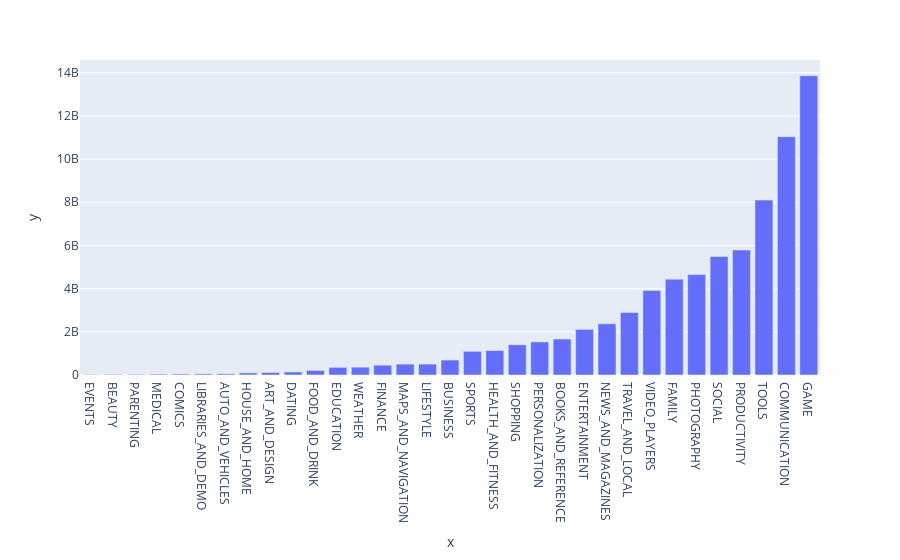

Notebook code cell kept with this figure:
### Markdown cell above
### Vertical Bar Chart - Highest Competition (Number of Apps)

### Code cell
v_bar = px.bar(y = category_installs['Installs'], x = category_installs.index)
v_bar.show()

### Figure 1 — Plotly figure (JSON) as saved in the notebook; plotly's stock layout.template omitted (floating-point values rounded to 4 significant figures)
{"data": [{"alignmentgroup": "True", "hovertemplate": "x=%{x}<br>y=%{y}<extra></extra>", "legendgroup": "", "marker": {"color": "#636efa", "pattern": {"shape": ""}}, "name": "", "offsetgroup": "", "orientation": "v", "showlegend": false, "textposition": "auto", "type": "bar", "x": ["EVENTS", "BEAUTY", "PARENTING", "MEDICAL", "COMICS", "LIBRARIES_AND_DEMO", "AUTO_AND_VEHICLES", "HOUSE_AND_HOME", "ART_AND_DESIGN", "DATING", "FOOD_AND_DRINK", "EDUCATION", "WEATHER", "FINANCE", "MAPS_AND_NAVIGATION", "LIFESTYLE", "BUSINESS", "SPORTS", "HEALTH_AND_FITNESS", "SHOPPING", "PERSONALIZATION", "BOOKS_AND_REFERENCE", "ENTERTAINMENT", "NEWS_AND_MAGAZINES", "TRAVEL_AND_LOCAL", "VIDEO_PLAYERS", "FAMILY", "PHOTOGRAPHY", "SOCIAL", "PRODUCTIVITY", "TOOLS", "COMMUNICATION", "GAME"], "xaxis": "x", "y": [15949410, 26916200, 31116110, 39162676, 44931100, 52083000, 53129800, 97082000, 114233100, 140912410, 211677750, 352852000, 361096500, 455249400, 503267560, 503611120, 692018120, 1096431465, 1134006220, 1400331540, 1532352930, 1665791655, 2113660000, 2369110650, 2894859300, 3916897200, 4437554490, 4649143130, 5487841475, 5788070180, 8099724500, 11039241530, 13858762717], "yaxis": "y"}], "layout": {"barmode": "relative", "legend": {"tracegroupgap": 0}, "margin": {"t": 60}, "xaxis": {"anchor": "y", "domain": [0, 1], "title": {"text": "x"}}, "yaxis": {"anchor": "x", "domain": [0, 1], "title": {"text": "y"}}}}
